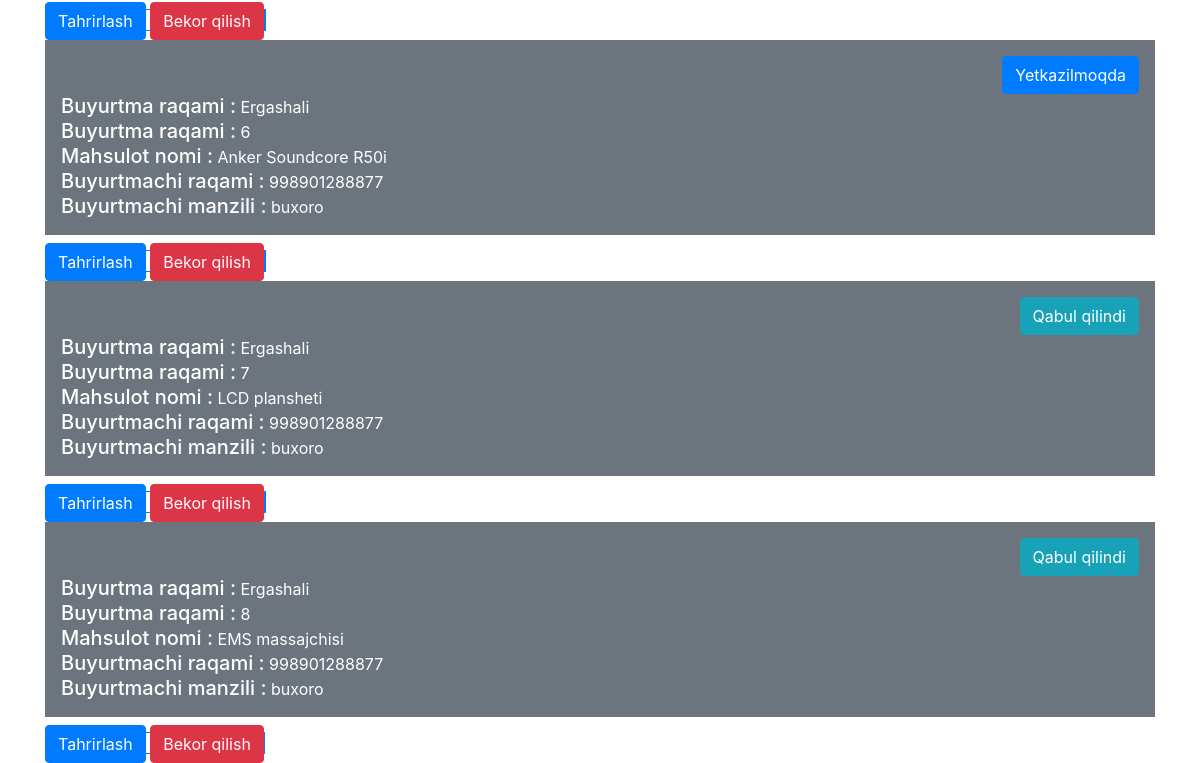
Page /user/orders/ (signed in, lower part) on the earlier database version.
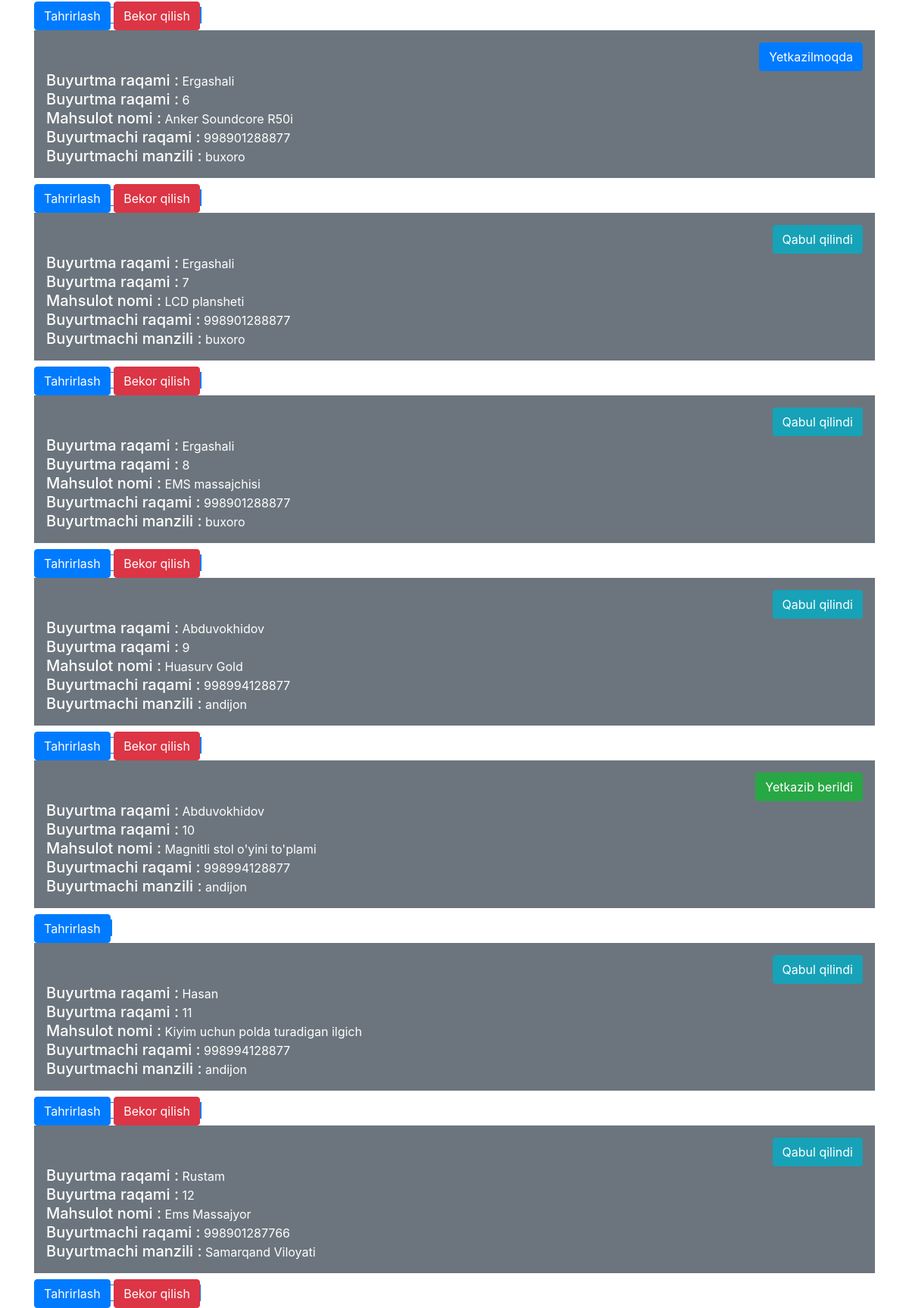
Same page on the later database version.
### orders/models.py (models this page shows)
class Order(models.Model):
    product = models.CharField(max_length=200)
    status = models.CharField(max_length=200, choices=StatusChoices, default="Qabul qilindi")
    customer_name = models.CharField(max_length=200)
    customer_phone = models.IntegerField(max_length=200)
    customer_location = models.CharField(max_length=200, choices=Location_choices)

### users/views.py (the view)
# urls.py: path('orders/', MyOrders, name='orders'),
@login_required
def MyOrders(request):
    if request.user.is_staff:
        orders = Order.objects.all()
        user = CustomUser.objects.get(username=request.user.username)
    else:
        orders = Order.objects.filter(customer_phone=request.user.phone)
        user = CustomUser.objects.get(username=request.user.username)
    context = {
        'orders': orders,
        'user': user
    }
    return render(request, template_name="order/orders.html", context=context)

### templates/order/orders.html (shortened to what this page needs)
{% extends 'base.html' %}
{% load django_bootstrap5 %}
{% block content %}
    {% for order in orders %}
        <span class="border border-primary d-inline">
            <div class="p-3 mb-2 bg-secondary text-white m-0">
                {% if order.status == 'Qabul qilindi' %}
                    <div class="text-right"><button type="button" class="btn btn-info">{{ order.status }}</button></div>
                {% elif order.status == 'Yetkazilmoqda' %}
                    <div class="text-right"><button type="button" class="btn btn-primary">{{ order.status }}</button></div>
                {% elif order.status == 'Bekor qilindi' %}
                    <div class="text-right"><button type="button" class="btn btn-danger">{{ order.status }}</button></div>
                {% else %}
                    <div class="text-right"><button type="button" class="btn btn-success">{{ order.status }}</button></div>
                {% endif %}
                {% if user.is_staff %}
                    <h5 class="d-inline"> Buyurtma raqami :</h5> <p class="d-inline"> {{ order.customer_name }}</p><br>
                {% endif %}
                <h5 class="d-inline"> Buyurtma raqami :</h5> <p class="d-inline"> {{ order.pk }}</p><br>
                <h5 class="d-inline"> Mahsulot nomi :</h5> <p class="d-inline"> {{ order.product }}</p><br>
                <h5 class="d-inline"> Buyurtmachi raqami :</h5> <p class="d-inline"> {{ order.customer_phone }}</p><br>
                <h5 class="d-inline"> Buyurtmachi manzili :</h5> <p class="d-inline"> {{ order.customer_location }}</p><br>
            </div>
            {% if user.is_staff %}
                <a class="btn btn-primary" href="{% url 'edit_order' order.pk %}" role="button">Tahrirlash</a>
            {% endif %}
            {% if order.status != "Yetkazib berildi" %}
                <a class="btn btn-danger" href="{% url 'delete_order' order.pk %}" role="button">Bekor qilish</a>
            {% endif %}
        </span>
    {% endfor %}
{% endblock content %}

Differences in the rows shown:
added Order: status "Qabul qilindi", customer_name "Abduvokhidov", pk "9", product "Huasurv Gold", customer_phone "998994128877", customer_location "andijon", shows "Bekor qilish"
added Order: status "Yetkazib berildi", customer_name "Abduvokhidov", pk "10", product "Magnitli stol o'yini to'plami", customer_phone "998994128877", customer_location "andijon"
added Order: status "Qabul qilindi", customer_name "Hasan", pk "11", product "Kiyim uchun polda turadigan ilgich", customer_phone "998994128877", customer_location "andijon", shows "Bekor qilish"
added Order: status "Qabul qilindi", customer_name "Rustam", pk "12", product "Ems Massajyor", customer_phone "998901287766", customer_location "Samarqand Viloyati", shows "Bekor qilish"
